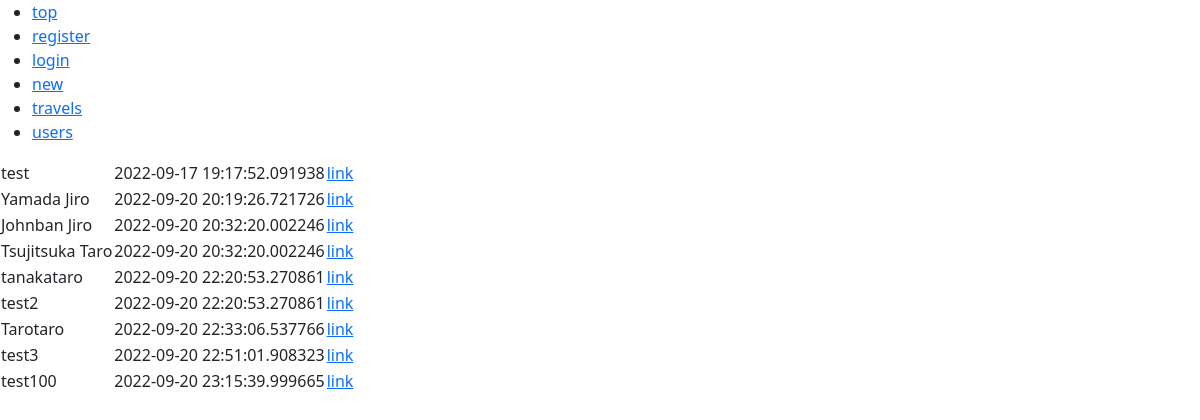
Screenshot of /users with the database file from the repository.
### app.py (models this page shows)
class User(UserMixin, db.Model):
    id = db.Column(db.Integer, primary_key=True)
    name = db.Column(db.String(15), nullable=False, unique=True)
    password = db.Column(db.String(100), nullable=False)
    email = db.Column(db.String(25), nullable=False, unique=True)
    created_at = db.Column(db.DateTime, nullable=False, default=datetime.datetime.now(pytz.timezone('Asia/Tokyo')))
    travels = db.relationship('Travel', backref='user', lazy=True)
    comments = db.relationship('Comment', backref='user', lazy=True)
    favorites = db.relationship('Favorite', backref='user', lazy=True)

### app.py (the view)
@login_required
@app.route("/users", methods=["GET"])
def users():
    users = User.query.all()
    return render_template("users.html", users=users)

### templates/users.html (shortened to what this page needs)
{% extends "layout.html" %}
{% block main %}
    <table>
        <tbody>
            {% for user in users %}
            <tr>
                <td>{{ user.name }}</td>
                <td>{{ user.created_at}}</td>
                <td><a href="/users/{{ user.id }}">link</a></td>
            </tr>
            {% endfor %}
        </tbody>
    </table>
{% endblock %}

### rows the page displays
User: name "test", created_at "2022-09-17 19:17:52.091938"
User: name "Yamada Jiro", created_at "2022-09-20 20:19:26.721726"
User: name "Johnban Jiro", created_at "2022-09-20 20:32:20.002246"
User: name "Tsujitsuka Taro", created_at "2022-09-20 20:32:20.002246"
User: name "tanakataro", created_at "2022-09-20 22:20:53.270861"
User: name "test2", created_at "2022-09-20 22:20:53.270861"
User: name "Tarotaro", created_at "2022-09-20 22:33:06.537766"
User: name "test3", created_at "2022-09-20 22:51:01.908323"
User: name "test100", created_at "2022-09-20 23:15:39.999665"
